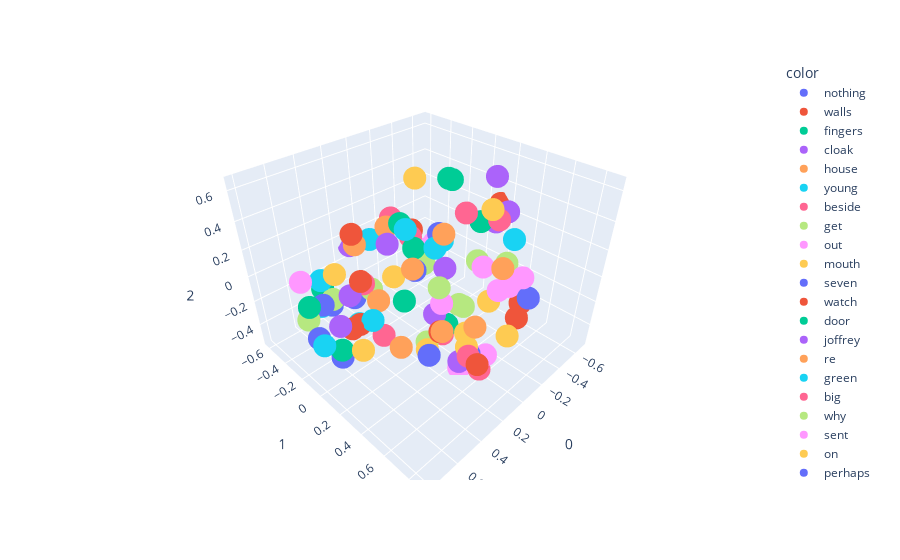

Notebook cell for this chart:
### Code cell
# Ploting 
# We will be using plotly.express library to plot the 3D scatter plot for 1st 100 words 

import plotly.express as px
fig = px.scatter_3d(X[200:300],x=0,y=1,z=2, color=y[200:300])
fig.show()

### Figure 1 — Plotly figure (JSON) as saved in the notebook; plotly's stock layout.template omitted (floating-point values rounded to 4 significant figures)
{"data": [{"hovertemplate": "color=nothing<br>0=%{x}<br>1=%{y}<br>2=%{z}<extra></extra>", "legendgroup": "nothing", "marker": {"color": "#636efa", "symbol": "circle"}, "mode": "markers", "name": "nothing", "scene": "scene", "showlegend": true, "type": "scatter3d", "x": [0.2508], "y": [-0.3887], "z": [-0.3499]}, {"hovertemplate": "color=walls<br>0=%{x}<br>1=%{y}<br>2=%{z}<extra></extra>", "legendgroup": "walls", "marker": {"color": "#EF553B", "symbol": "circle"}, "mode": "markers", "name": "walls", "scene": "scene", "showlegend": true, "type": "scatter3d", "x": [-0.4682], "y": [0.5003], "z": [-0.4349]}, {"hovertemplate": "color=fingers<br>0=%{x}<br>1=%{y}<br>2=%{z}<extra></extra>", "legendgroup": "fingers", "marker": {"color": "#00cc96", "symbol": "circle"}, "mode": "markers", "name": "fingers", "scene": "scene", "showlegend": true, "type": "scatter3d", "x": [-0.5856], "y": [-0.2462], "z": [0.33]}, {"hovertemplate": "color=cloak<br>0=%{x}<br>1=%{y}<br>2=%{z}<extra></extra>", "legendgroup": "cloak", "marker": {"color": "#ab63fa", "symbol": "circle"}, "mode": "markers", "name": "cloak", "scene": "scene", "showlegend": true, "type": "scatter3d", "x": [-0.5217], "y": [0.1911], "z": [0.5184]}, {"hovertemplate": "color=house<br>0=%{x}<br>1=%{y}<br>2=%{z}<extra></extra>", "legendgroup": "house", "marker": {"color": "#FFA15A", "symbol": "circle"}, "mode": "markers", "name": "house", "scene": "scene", "showlegend": true, "type": "scatter3d", "x": [0.1764], "y": [0.7846], "z": [0.4477]}, {"hovertemplate": "color=young<br>0=%{x}<br>1=%{y}<br>2=%{z}<extra></extra>", "legendgroup": "young", "marker": {"color": "#19d3f3", "symbol": "circle"}, "mode": "markers", "name": "young", "scene": "scene", "showlegend": true, "type": "scatter3d", "x": [0.3517], "y": [0.4875], "z": [0.5121]}, {"hovertemplate": "color=beside<br>0=%{x}<br>1=%{y}<br>2=%{z}<extra></extra>", "legendgroup": "beside", "marker": {"color": "#FF6692", "symbol": "circle"}, "mode": "markers", "name": "beside", "scene": "scene", "showlegend": true, "type": "scatter3d", "x": [-0.4091], "y": [0.3197], "z": [0.3003]}, {"hovertemplate": "color=get<br>0=%{x}<br>1=%{y}<br>2=%{z}<extra></extra>", "legendgroup": "get", "marker": {"color": "#B6E880", "symbol": "circle"}, "mode": "markers", "name": "get", "scene": "scene", "showlegend": true, "type": "scatter3d", "x": [0.1468], "y": [-0.3236], "z": [-0.2948]}, {"hovertemplate": "color=out<br>0=%{x}<br>1=%{y}<br>2=%{z}<extra></extra>", "legendgroup": "out", "marker": {"color": "#FF97FF", "symbol": "circle"}, "mode": "markers", "name": "out", "scene": "scene", "showlegend": true, "type": "scatter3d", "x": [-0.2642], "y": [-0.1954], "z": [-0.08651]}, {"hovertemplate": "color=mouth<br>0=%{x}<br>1=%{y}<br>2=%{z}<extra></extra>", "legendgroup": "mouth", "marker": {"color": "#FECB52", "symbol": "circle"}, "mode": "markers", "name": "mouth", "scene": "scene", "showlegend": true, "type": "scatter3d", "x": [-0.4151], "y": [-0.4548], "z": [0.3292]}, {"hovertemplate": "color=seven<br>0=%{x}<br>1=%{y}<br>2=%{z}<extra></extra>", "legendgroup": "seven", "marker": {"color": "#636efa", "symbol": "circle"}, "mode": "markers", "name": "seven", "scene": "scene", "showlegend": true, "type": "scatter3d", "x": [0.241], "y": [0.6623], "z": [-0.1789]}, {"hovertemplate": "color=watch<br>0=%{x}<br>1=%{y}<br>2=%{z}<extra></extra>", "legendgroup": "watch", "marker": {"color": "#EF553B", "symbol": "circle"}, "mode": "markers", "name": "watch", "scene": "scene", "showlegend": true, "type": "scatter3d", "x": [0.2739], "y": [0.4623], "z": [-0.1132]}, {"hovertemplate": "color=door<br>0=%{x}<br>1=%{y}<br>2=%{z}<extra></extra>", "legendgroup": "door", "marker": {"color": "#00cc96", "symbol": "circle"}, "mode": "markers", "name": "door", "scene": "scene", "showlegend": true, "type": "scatter3d", "x": [-0.5266], "y": [0.08292], "z": [0.1449]}, {"hovertemplate": "color=joffrey<br>0=%{x}<br>1=%{y}<br>2=%{z}<extra></extra>", "legendgroup": "joffrey", "marker": {"color": "#ab63fa", "symbol": "circle"}, "mode": "markers", "name": "joffrey", "scene": "scene", "showlegend": true, "type": "scatter3d", "x": [0.4149], "y": [0.1939], "z": [0.4321]}, {"hovertemplate": "color=re<br>0=%{x}<br>1=%{y}<br>2=%{z}<extra></extra>", "legendgroup": "re", "marker": {"color": "#FFA15A", "symbol": "circle"}, "mode": "markers", "name": "re", "scene": "scene", "showlegend": true, "type": "scatter3d", "x": [0.3003], "y": [-0.05752], "z": [-0.1619]}, {"hovertemplate": "color=green<br>0=%{x}<br>1=%{y}<br>2=%{z}<extra></extra>", "legendgroup": "green", "marker": {"color": "#19d3f3", "symbol": "circle"}, "mode": "markers", "name": "green", "scene": "scene", "showlegend": true, "type": "scatter3d", "x": [-0.4665], "y": [0.4091], "z": [0.1694]}, {"hovertemplate": "color=big<br>0=%{x}<br>1=%{y}<br>2=%{z}<extra></extra>", "legendgroup": "big", "marker": {"color": "#FF6692", "symbol": "circle"}, "mode": "markers", "name": "big", "scene": "scene", "showlegend": true, "type": "scatter3d", "x": [-0.3519], "y": [0.09394], "z": [0.2843]}, {"hovertemplate": "color=why<br>0=%{x}<br>1=%{y}<br>2=%{z}<extra></extra>", "legendgroup": "why", "marker": {"color": "#B6E880", "symbol": "circle"}, "mode": "markers", "name": "why", "scene": "scene", "showlegend": true, "type": "scatter3d", "x": [0.7576], "y": [-0.1584], "z": [-0.1079]}, {"hovertemplate": "color=sent<br>0=%{x}<br>1=%{y}<br>2=%{z}<extra></extra>", "legendgroup": "sent", "marker": {"color": "#FF97FF", "symbol": "circle"}, "mode": "markers", "name": "sent", "scene": "scene", "showlegend": true, "type": "scatter3d", "x": [0.1778], "y": [0.3814], "z": [-0.003387]}, {"hovertemplate": "color=on<br>0=%{x}<br>1=%{y}<br>2=%{z}<extra></extra>", "legendgroup": "on", "marker": {"color": "#FECB52", "symbol": "circle"}, "mode": "markers", "name": "on", "scene": "scene", "showlegend": true, "type": "scatter3d", "x": [-0.2276], "y": [0.4246], "z": [-0.1915]}, {"hovertemplate": "color=perhaps<br>0=%{x}<br>1=%{y}<br>2=%{z}<extra></extra>", "legendgroup": "perhaps", "marker": {"color": "#636efa", "symbol": "circle"}, "mode": "markers", "name": "perhaps", "scene": "scene", "showlegend": true, "type": "scatter3d", "x": [0.7819], "y": [-0.02569], "z": [-0.1538]}, {"hovertemplate": "color=almost<br>0=%{x}<br>1=%{y}<br>2=%{z}<extra></extra>", "legendgroup": "almost", "marker": {"color": "#EF553B", "symbol": "circle"}, "mode": "markers", "name": "almost", "scene": "scene", "showlegend": true, "type": "scatter3d", "x": [-0.2877], "y": [-0.3635], "z": [-0.008379]}, {"hovertemplate": "color=wanted<br>0=%{x}<br>1=%{y}<br>2=%{z}<extra></extra>", "legendgroup": "wanted", "marker": {"color": "#00cc96", "symbol": "circle"}, "mode": "markers", "name": "wanted", "scene": "scene", "showlegend": true, "type": "scatter3d", "x": [0.5039], "y": [-0.3771], "z": [-0.1281]}, {"hovertemplate": "color=true<br>0=%{x}<br>1=%{y}<br>2=%{z}<extra></extra>", "legendgroup": "true", "marker": {"color": "#ab63fa", "symbol": "circle"}, "mode": "markers", "name": "true", "scene": "scene", "showlegend": true, "type": "scatter3d", "x": [0.741], "y": [0.1519], "z": [0.0261]}, {"hovertemplate": "color=daughter<br>0=%{x}<br>1=%{y}<br>2=%{z}<extra></extra>", "legendgroup": "daughter", "marker": {"color": "#FFA15A", "symbol": "circle"}, "mode": "markers", "name": "daughter", "scene": "scene", "showlegend": true, "type": "scatter3d", "x": [0.3861], "y": [0.5771], "z": [0.6465]}, {"hovertemplate": "color=leave<br>0=%{x}<br>1=%{y}<br>2=%{z}<extra></extra>", "legendgroup": "leave", "marker": {"color": "#19d3f3", "symbol": "circle"}, "mode": "markers", "name": "leave", "scene": "scene", "showlegend": true, "type": "scatter3d", "x": [0.5503], "y": [0.0623], "z": [-0.128]}, {"hovertemplate": "color=city<br>0=%{x}<br>1=%{y}<br>2=%{z}<extra></extra>", "legendgroup": "city", "marker": {"color": "#FF6692", "symbol": "circle"}, "mode": "markers", "name": "city", "scene": "scene", "showlegend": true, "type": "scatter3d", "x": [0.1252], "y": [0.6552], "z": [-0.39]}, {"hovertemplate": "color=wind<br>0=%{x}<br>1=%{y}<br>2=%{z}<extra></extra>", "legendgroup": "wind", "marker": {"color": "#B6E880", "symbol": "circle"}, "mode": "markers", "name": "wind", "scene": "scene", "showlegend": true, "type": "scatter3d", "x": [-0.6287], "y": [-0.002861], "z": [-0.2706]}, {"hovertemplate": "color=light<br>0=%{x}<br>1=%{y}<br>2=%{z}<extra></extra>", "legendgroup": "light", "marker": {"color": "#FF97FF", "symbol": "circle"}, "mode": "markers", "name": "light", "scene": "scene", "showlegend": true, "type": "scatter3d", "x": [-0.4861], "y": [0.1622], "z": [-0.1769]}, {"hovertemplate": "color=arms<br>0=%{x}<br>1=%{y}<br>2=%{z}<extra></extra>", "legendgroup": "arms", "marker": {"color": "#FECB52", "symbol": "circle"}, "mode": "markers", "name": "arms", "scene": "scene", "showlegend": true, "type": "scatter3d", "x": [-0.3071], "y": [0.3369], "z": [0.4194]}, {"hovertemplate": "color=children<br>0=%{x}<br>1=%{y}<br>2=%{z}<extra></extra>", "legendgroup": "children", "marker": {"color": "#636efa", "symbol": "circle"}, "mode": "markers", "name": "children", "scene": "scene", "showlegend": true, "type": "scatter3d", "x": [0.3802], "y": [0.4795], "z": [-0.2172]}, {"hovertemplate": "color=sweet<br>0=%{x}<br>1=%{y}<br>2=%{z}<extra></extra>", "legendgroup": "sweet", "marker": {"color": "#EF553B", "symbol": "circle"}, "mode": "markers", "name": "sweet", "scene": "scene", "showlegend": true, "type": "scatter3d", "x": [0.3159], "y": [-0.2665], "z": [0.254]}, {"hovertemplate": "color=others<br>0=%{x}<br>1=%{y}<br>2=%{z}<extra></extra>", "legendgroup": "others", "marker": {"color": "#00cc96", "symbol": "circle"}, "mode": "markers", "name": "others", "scene": "scene", "showlegend": true, "type": "scatter3d", "x": [0.03634], "y": [0.302], "z": [-0.3042]}, {"hovertemplate": "color=lost<br>0=%{x}<br>1=%{y}<br>2=%{z}<extra></extra>", "legendgroup": "lost", "marker": {"color": "#ab63fa", "symbol": "circle"}, "mode": "markers", "name": "lost", "scene": "scene", "showlegend": true, "type": "scatter3d", "x": [0.2159], "y": [0.362], "z": [-0.07367]}, {"hovertemplate": "color=was<br>0=%{x}<br>1=%{y}<br>2=%{z}<extra></extra>", "legendgroup": "was", "marker": {"color": "#FFA15A", "symbol": "circle"}, "mode": "markers", "name": "was", "scene": "scene", "showlegend": true, "type": "scatter3d", "x": [0.3104], "y": [-0.25], "z": [0.1823]}, {"hovertemplate": "color=theon<br>0=%{x}<br>1=%{y}<br>2=%{z}<extra></extra>", "legendgroup": "theon", "marker": {"color": "#19d3f3", "symbol": "circle"}, "mode": "markers", "name": "theon", "scene": "scene", "showlegend": true, "type": "scatter3d", "x": [0.1274], "y": [0.02514], "z": [0.332]}, {"hovertemplate": "color=felt<br>0=%{x}<br>1=%{y}<br>2=%{z}<extra></extra>", "legendgroup": "felt", "marker": {"color": "#FF6692", "symbol": "circle"}, "mode": "markers", "name": "felt", "scene": "scene", "showlegend": true, "type": "scatter3d", "x": [-0.2357], "y": [-0.5308], "z": [0.04506]}, {"hovertemplate": "color=side<br>0=%{x}<br>1=%{y}<br>2=%{z}<extra></extra>", "legendgroup": "side", "marker": {"color": "#B6E880", "symbol": "circle"}, "mode": "markers", "name": "side", "scene": "scene", "showlegend": true, "type": "scatter3d", "x": [-0.4391], "y": [0.3898], "z": [-0.01049]}, {"hovertemplate": "color=yes<br>0=%{x}<br>1=%{y}<br>2=%{z}<extra></extra>", "legendgroup": "yes", "marker": {"color": "#FF97FF", "symbol": "circle"}, "mode": "markers", "name": "yes", "scene": "scene", "showlegend": true, "type": "scatter3d", "x": [0.7622], "y": [-0.1707], "z": [0.1692]}, {"hovertemplate": "color=brothers<br>0=%{x}<br>1=%{y}<br>2=%{z}<extra></extra>", "legendgroup": "brothers", "marker": {"color": "#FECB52", "symbol": "circle"}, "mode": "markers", "name": "brothers", "scene": "scene", "showlegend": true, "type": "scatter3d", "x": [0.2999], "y": [0.6744], "z": [0.03012]}, {"hovertemplate": "color=best<br>0=%{x}<br>1=%{y}<br>2=%{z}<extra></extra>", "legendgroup": "best", "marker": {"color": "#636efa", "symbol": "circle"}, "mode": "markers", "name": "best", "scene": "scene", "showlegend": true, "type": "scatter3d", "x": [0.6307], "y": [-0.03887], "z": [-0.4219]}, {"hovertemplate": "color=to<br>0=%{x}<br>1=%{y}<br>2=%{z}<extra></extra>", "legendgroup": "to", "marker": {"color": "#EF553B", "symbol": "circle"}, "mode": "markers", "name": "to", "scene": "scene", "showlegend": true, "type": "scatter3d", "x": [0.5693], "y": [0.09621], "z": [-0.1011]}, {"hovertemplate": "color=die<br>0=%{x}<br>1=%{y}<br>2=%{z}<extra></extra>", "legendgroup": "die", "marker": {"color": "#00cc96", "symbol": "circle"}, "mode": "markers", "name": "die", "scene": "scene", "showlegend": true, "type": "scatter3d", "x": [0.6407], "y": [-0.01855], "z": [-0.3399]}, {"hovertemplate": "color=brought<br>0=%{x}<br>1=%{y}<br>2=%{z}<extra></extra>", "legendgroup": "brought", "marker": {"color": "#ab63fa", "symbol": "circle"}, "mode": "markers", "name": "brought", "scene": "scene", "showlegend": true, "type": "scatter3d", "x": [0.06059], "y": [0.2931], "z": [0.1483]}, {"hovertemplate": "color=soon<br>0=%{x}<br>1=%{y}<br>2=%{z}<extra></extra>", "legendgroup": "soon", "marker": {"color": "#FFA15A", "symbol": "circle"}, "mode": "markers", "name": "soon", "scene": "scene", "showlegend": true, "type": "scatter3d", "x": [0.2952], "y": [0.1401], "z": [-0.4431]}, {"hovertemplate": "color=up<br>0=%{x}<br>1=%{y}<br>2=%{z}<extra></extra>", "legendgroup": "up", "marker": {"color": "#19d3f3", "symbol": "circle"}, "mode": "markers", "name": "up", "scene": "scene", "showlegend": true, "type": "scatter3d", "x": [-0.4507], "y": [-0.2055], "z": [-0.1033]}, {"hovertemplate": "color=far<br>0=%{x}<br>1=%{y}<br>2=%{z}<extra></extra>", "legendgroup": "far", "marker": {"color": "#FF6692", "symbol": "circle"}, "mode": "markers", "name": "far", "scene": "scene", "showlegend": true, "type": "scatter3d", "x": [-0.04835], "y": [0.1868], "z": [-0.517]}, {"hovertemplate": "color=died<br>0=%{x}<br>1=%{y}<br>2=%{z}<extra></extra>", "legendgroup": "died", "marker": {"color": "#B6E880", "symbol": "circle"}, "mode": "markers", "name": "died", "scene": "scene", "showlegend": true, "type": "scatter3d", "x": [0.3324], "y": [0.5039], "z": [0.2619]}, {"hovertemplate": "color=north<br>0=%{x}<br>1=%{y}<br>2=%{z}<extra></extra>", "legendgroup": "north", "marker": {"color": "#FF97FF", "symbol": "circle"}, "mode": "markers", "name": "north", "scene": "scene", "showlegend": true, "type": "scatter3d", "x": [0.09595], "y": [0.6717], "z": [-0.2782]}, {"hovertemplate": "color=child<br>0=%{x}<br>1=%{y}<br>2=%{z}<extra></extra>", "legendgroup": "child", "marker": {"color": "#FECB52", "symbol": "circle"}, "mode": "markers", "name": "child", "scene": "scene", "showlegend": true, "type": "scatter3d", "x": [0.6081], "y": [-0.05294], "z": [0.2048]}, {"hovertemplate": "color=fear<br>0=%{x}<br>1=%{y}<br>2=%{z}<extra></extra>", "legendgroup": "fear", "marker": {"color": "#636efa", "symbol": "circle"}, "mode": "markers", "name": "fear", "scene": "scene", "showlegend": true, "type": "scatter3d", "x": [0.4548], "y": [-0.3676], "z": [-0.2884]}, {"hovertemplate": "color=along<br>0=%{x}<br>1=%{y}<br>2=%{z}<extra></extra>", "legendgroup": "along", "marker": {"color": "#EF553B", "symbol": "circle"}, "mode": "markers", "name": "along", "scene": "scene", "showlegend": true, "type": "scatter3d", "x": [-0.5134], "y": [0.4852], "z": [-0.3361]}, {"hovertemplate": "color=brienne<br>0=%{x}<br>1=%{y}<br>2=%{z}<extra></extra>", "legendgroup": "brienne", "marker": {"color": "#00cc96", "symbol": "circle"}, "mode": "markers", "name": "brienne", "scene": "scene", "showlegend": true, "type": "scatter3d", "x": [-0.05242], "y": [-0.2255], "z": [0.1969]}, {"hovertemplate": "color=word<br>0=%{x}<br>1=%{y}<br>2=%{z}<extra></extra>", "legendgroup": "word", "marker": {"color": "#ab63fa", "symbol": "circle"}, "mode": "markers", "name": "word", "scene": "scene", "showlegend": true, "type": "scatter3d", "x": [0.5884], "y": [0.05024], "z": [0.09856]}, {"hovertemplate": "color=taken<br>0=%{x}<br>1=%{y}<br>2=%{z}<extra></extra>", "legendgroup": "taken", "marker": {"color": "#FFA15A", "symbol": "circle"}, "mode": "markers", "name": "taken", "scene": "scene", "showlegend": true, "type": "scatter3d", "x": [0.4016], "y": [0.5956], "z": [0.05533]}, {"hovertemplate": "color=will<br>0=%{x}<br>1=%{y}<br>2=%{z}<extra></extra>", "legendgroup": "will", "marker": {"color": "#19d3f3", "symbol": "circle"}, "mode": "markers", "name": "will", "scene": "scene", "showlegend": true, "type": "scatter3d", "x": [0.6232], "y": [-0.1856], "z": [0.1009]}, {"hovertemplate": "color=battle<br>0=%{x}<br>1=%{y}<br>2=%{z}<extra></extra>", "legendgroup": "battle", "marker": {"color": "#FF6692", "symbol": "circle"}, "mode": "markers", "name": "battle", "scene": "scene", "showlegend": true, "type": "scatter3d", "x": [0.3341], "y": [0.7299], "z": [-0.08093]}, {"hovertemplate": "color=help<br>0=%{x}<br>1=%{y}<br>2=%{z}<extra></extra>", "legendgroup": "help", "marker": {"color": "#B6E880", "symbol": "circle"}, "mode": "markers", "name": "help", "scene": "scene", "showlegend": true, "type": "scatter3d", "x": [0.547], "y": [-0.2001], "z": [-0.09225]}, {"hovertemplate": "color=at<br>0=%{x}<br>1=%{y}<br>2=%{z}<extra></extra>", "legendgroup": "at", "marker": {"color": "#FF97FF", "symbol": "circle"}, "mode": "markers", "name": "at", "scene": "scene", "showlegend": true, "type": "scatter3d", "x": [0.04065], "y": [0.6766], "z": [0.1787]}, {"hovertemplate": "color=new<br>0=%{x}<br>1=%{y}<br>2=%{z}<extra></extra>", "legendgroup": "new", "marker": {"color": "#FECB52", "symbol": "circle"}, "mode": "markers", "name": "new", "scene": "scene", "showlegend": true, "type": "scatter3d", "x": [0.2771], "y": [0.6686], "z": [-0.09351]}, {"hovertemplate": "color=tywin<br>0=%{x}<br>1=%{y}<br>2=%{z}<extra></extra>", "legendgroup": "tywin", "marker": {"color": "#636efa", "symbol": "circle"}, "mode": "markers", "name": "tywin", "scene": "scene", "showlegend": true, "type": "scatter3d", "x": [0.3795], "y": [0.37], "z": [0.3303]}, {"hovertemplate": "color=lords<br>0=%{x}<br>1=%{y}<br>2=%{z}<extra></extra>", "legendgroup": "lords", "marker": {"color": "#EF553B", "symbol": "circle"}, "mode": "markers", "name": "lords", "scene": "scene", "showlegend": true, "type": "scatter3d", "x": [0.4087], "y": [0.8503], "z": [-0.002945]}, {"hovertemplate": "color=davos<br>0=%{x}<br>1=%{y}<br>2=%{z}<extra></extra>", "legendgroup": "davos", "marker": {"color": "#00cc96", "symbol": "circle"}, "mode": "markers", "name": "davos", "scene": "scene", "showlegend": true, "type": "scatter3d", "x": [0.09869], "y": [0.06592], "z": [0.2037]}, {"hovertemplate": "color=something<br>0=%{x}<br>1=%{y}<br>2=%{z}<extra></extra>", "legendgroup": "something", "marker": {"color": "#ab63fa", "symbol": "circle"}, "mode": "markers", "name": "something", "scene": "scene", "showlegend": true, "type": "scatter3d", "x": [0.09441], "y": [-0.6139], "z": [-0.08498]}, {"hovertemplate": "color=wife<br>0=%{x}<br>1=%{y}<br>2=%{z}<extra></extra>", "legendgroup": "wife", "marker": {"color": "#FFA15A", "symbol": "circle"}, "mode": "markers", "name": "wife", "scene": "scene", "showlegend": true, "type": "scatter3d", "x": [0.511], "y": [0.4908], "z": [0.4651]}, {"hovertemplate": "color=mean<br>0=%{x}<br>1=%{y}<br>2=%{z}<extra></extra>", "legendgroup": "mean", "marker": {"color": "#19d3f3", "symbol": "circle"}, "mode": "markers", "name": "mean", "scene": "scene", "showlegend": true, "type": "scatter3d", "x": [0.7945], "y": [0.04352], "z": [-0.1564]}, {"hovertemplate": "color=more<br>0=%{x}<br>1=%{y}<br>2=%{z}<extra></extra>", "legendgroup": "more", "marker": {"color": "#FF6692", "symbol": "circle"}, "mode": "markers", "name": "more", "scene": "scene", "showlegend": true, "type": "scatter3d", "x": [0.3052], "y": [-0.01779], "z": [-0.4334]}, {"hovertemplate": "color=some<br>0=%{x}<br>1=%{y}<br>2=%{z}<extra></extra>", "legendgroup": "some", "marker": {"color": "#B6E880", "symbol": "circle"}, "mode": "markers", "name": "some", "scene": "scene", "showlegend": true, "type": "scatter3d", "x": [0.133], "y": [0.2176], "z": [-0.4508]}, {"hovertemplate": "color=hall<br>0=%{x}<br>1=%{y}<br>2=%{z}<extra></extra>", "legendgroup": "hall", "marker": {"color": "#FF97FF", "symbol": "circle"}, "mode": "markers", "name": "hall", "scene": "scene", "showlegend": true, "type": "scatter3d", "x": [-0.3882], "y": [0.5567], "z": [-0.01758]}, {"hovertemplate": "color=rest<br>0=%{x}<br>1=%{y}<br>2=%{z}<extra></extra>", "legendgroup": "rest", "marker": {"color": "#FECB52", "symbol": "circle"}, "mode": "markers", "name": "rest", "scene": "scene", "showlegend": true, "type": "scatter3d", "x": [0.1896], "y": [0.276], "z": [-0.4431]}, {"hovertemplate": "color=kill<br>0=%{x}<br>1=%{y}<br>2=%{z}<extra></extra>", "legendgroup": "kill", "marker": {"color": "#636efa", "symbol": "circle"}, "mode": "markers", "name": "kill", "scene": "scene", "showlegend": true, "type": "scatter3d", "x": [0.6289], "y": [-0.1889], "z": [-0.08571]}, {"hovertemplate": "color=who<br>0=%{x}<br>1=%{y}<br>2=%{z}<extra></extra>", "legendgroup": "who", "marker": {"color": "#EF553B", "symbol": "circle"}, "mode": "markers", "name": "who", "scene": "scene", "showlegend": true, "type": "scatter3d", "x": [0.6833], "y": [0.1804], "z": [-0.009786]}, {"hovertemplate": "color=strong<br>0=%{x}<br>1=%{y}<br>2=%{z}<extra></extra>", "legendgroup": "strong", "marker": {"color": "#00cc96", "symbol": "circle"}, "mode": "markers", "name": "strong", "scene": "scene", "showlegend": true, "type": "scatter3d", "x": [0.2179], "y": [0.09865], "z": [-0.123]}, {"hovertemplate": "color=steel<br>0=%{x}<br>1=%{y}<br>2=%{z}<extra></extra>", "legendgroup": "steel", "marker": {"color": "#ab63fa", "symbol": "circle"}, "mode": "markers", "name": "steel", "scene": "scene", "showlegend": true, "type": "scatter3d", "x": [-0.64], "y": [0.1275], "z": [0.114]}, {"hovertemplate": "color=began<br>0=%{x}<br>1=%{y}<br>2=%{z}<extra></extra>", "legendgroup": "began", "marker": {"color": "#FFA15A", "symbol": "circle"}, "mode": "markers", "name": "began", "scene": "scene", "showlegend": true, "type": "scatter3d", "x": [-0.4494], "y": [-0.2453], "z": [-0.1008]}, {"hovertemplate": "color=be<br>0=%{x}<br>1=%{y}<br>2=%{z}<extra></extra>", "legendgroup": "be", "marker": {"color": "#19d3f3", "symbol": "circle"}, "mode": "markers", "name": "be", "scene": "scene", "showlegend": true, "type": "scatter3d", "x": [0.6354], "y": [-0.1926], "z": [-0.09312]}, {"hovertemplate": "color=sound<br>0=%{x}<br>1=%{y}<br>2=%{z}<extra></extra>", "legendgroup": "sound", "marker": {"color": "#FF6692", "symbol": "circle"}, "mode": "markers", "name": "sound", "scene": "scene", "showlegend": true, "type": "scatter3d", "x": [-0.4571], "y": [-0.3095], "z": [-0.2143]}, {"hovertemplate": "color=dragon<br>0=%{x}<br>1=%{y}<br>2=%{z}<extra></extra>", "legendgroup": "dragon", "marker": {"color": "#B6E880", "symbol": "circle"}, "mode": "markers", "name": "dragon", "scene": "scene", "showlegend": true, "type": "scatter3d", "x": [-0.07776], "y": [0.2997], "z": [-0.2049]}, {"hovertemplate": "color=past<br>0=%{x}<br>1=%{y}<br>2=%{z}<extra></extra>", "legendgroup": "past", "marker": {"color": "#FF97FF", "symbol": "circle"}, "mode": "markers", "name": "past", "scene": "scene", "showlegend": true, "type": "scatter3d", "x": [-0.4497], "y": [0.4238], "z": [-0.1899]}, {"hovertemplate": "color=life<br>0=%{x}<br>1=%{y}<br>2=%{z}<extra></extra>", "legendgroup": "life", "marker": {"color": "#FECB52", "symbol": "circle"}, "mode": "markers", "name": "life", "scene": "scene", "showlegend": true, "type": "scatter3d", "x": [0.624], "y": [0.1786], "z": [-0.2171]}, {"hovertemplate": "color=tower<br>0=%{x}<br>1=%{y}<br>2=%{z}<extra></extra>", "legendgroup": "tower", "marker": {"color": "#636efa", "symbol": "circle"}, "mode": "markers", "name": "tower", "scene": "scene", "showlegend": true, "type": "scatter3d", "x": [-0.3932], "y": [0.6144], "z": [-0.1527]}, {"hovertemplate": "color=killed<br>0=%{x}<br>1=%{y}<br>2=%{z}<extra></extra>", "legendgroup": "killed", "marker": {"color": "#EF553B", "symbol": "circle"}, "mode": "markers", "name": "killed", "scene": "scene", "showlegend": true, "type": "scatter3d", "x": [0.5627], "y": [0.1273], "z": [0.2268]}, {"hovertemplate": "color=arm<br>0=%{x}<br>1=%{y}<br>2=%{z}<extra></extra>", "legendgroup": "arm", "marker": {"color": "#00cc96", "symbol": "circle"}, "mode": "markers", "name": "arm", "scene": "scene", "showlegend": true, "type": "scatter3d", "x": [-0.4395], "y": [-0.1489], "z": [0.4205]}, {"hovertemplate": "color=free<br>0=%{x}<br>1=%{y}<br>2=%{z}<extra></extra>", "legendgroup": "free", "marker": {"color": "#ab63fa", "symbol": "circle"}, "mode": "markers", "name": "free", "scene": "scene", "showlegend": true, "type": "scatter3d", "x": [0.1084], "y": [0.4797], "z": [-0.4628]}, {"hovertemplate": "color=sons<br>0=%{x}<br>1=%{y}<br>2=%{z}<extra></extra>", "legendgroup": "sons", "marker": {"color": "#FFA15A", "symbol": "circle"}, "mode": "markers", "name": "sons", "scene": "scene", "showlegend": true, "type": "scatter3d", "x": [0.4086], "y": [0.8183], "z": [0.2313]}, {"hovertemplate": "color=tried<br>0=%{x}<br>1=%{y}<br>2=%{z}<extra></extra>", "legendgroup": "tried", "marker": {"color": "#19d3f3", "symbol": "circle"}, "mode": "markers", "name": "tried", "scene": "scene", "showlegend": true, "type": "scatter3d", "x": [0.01839], "y": [-0.4712], "z": [-0.003441]}, {"hovertemplate": "color=thing<br>0=%{x}<br>1=%{y}<br>2=%{z}<extra></extra>", "legendgroup": "thing", "marker": {"color": "#FF6692", "symbol": "circle"}, "mode": "markers", "name": "thing", "scene": "scene", "showlegend": true, "type": "scatter3d", "x": [0.2479], "y": [-0.2754], "z": [-0.1687]}, {"hovertemplate": "color=bear<br>0=%{x}<br>1=%{y}<br>2=%{z}<extra></extra>", "legendgroup": "bear", "marker": {"color": "#B6E880", "symbol": "circle"}, "mode": "markers", "name": "bear", "scene": "scene", "showlegend": true, "type": "scatter3d", "x": [0.09247], "y": [0.1476], "z": [0.1266]}, {"hovertemplate": "color=days<br>0=%{x}<br>1=%{y}<br>2=%{z}<extra></extra>", "legendgroup": "days", "marker": {"color": "#FF97FF", "symbol": "circle"}, "mode": "markers", "name": "days", "scene": "scene", "showlegend": true, "type": "scatter3d", "x": [0.0903], "y": [0.4664], "z": [-0.5427]}, {"hovertemplate": "color=bloody<br>0=%{x}<br>1=%{y}<br>2=%{z}<extra></extra>", "legendgroup": "bloody", "marker": {"color": "#FECB52", "symbol": "circle"}, "mode": "markers", "name": "bloody", "scene": "scene", "showlegend": true, "type": "scatter3d", "x": [0.02833], "y": [-0.2163], "z": [-0.1929]}, {"hovertemplate": "color=heart<br>0=%{x}<br>1=%{y}<br>2=%{z}<extra></extra>", "legendgroup": "heart", "marker": {"color": "#636efa", "symbol": "circle"}, "mode": "markers", "name": "heart", "scene": "scene", "showlegend": true, "type": "scatter3d", "x": [-0.2698], "y": [-0.07376], "z": [0.09255]}, {"hovertemplate": "color=pale<br>0=%{x}<br>1=%{y}<br>2=%{z}<extra></extra>", "legendgroup": "pale", "marker": {"color": "#EF553B", "symbol": "circle"}, "mode": "markers", "name": "pale", "scene": "scene", "showlegend": true, "type": "scatter3d", "x": [-0.6826], "y": [0.122], "z": [0.2417]}, {"hovertemplate": "color=love<br>0=%{x}<br>1=%{y}<br>2=%{z}<extra></extra>", "legendgroup": "love", "marker": {"color": "#00cc96", "symbol": "circle"}, "mode": "markers", "name": "love", "scene": "scene", "showlegend": true, "type": "scatter3d", "x": [0.8035], "y": [-0.04154], "z": [0.08442]}, {"hovertemplate": "color=sat<br>0=%{x}<br>1=%{y}<br>2=%{z}<extra></extra>", "legendgroup": "sat", "marker": {"color": "#ab63fa", "symbol": "circle"}, "mode": "markers", "name": "sat", "scene": "scene", "showlegend": true, "type": "scatter3d", "x": [-0.5034], "y": [0.3158], "z": [0.3199]}, {"hovertemplate": "color=moment<br>0=%{x}<br>1=%{y}<br>2=%{z}<extra></extra>", "legendgroup": "moment", "marker": {"color": "#FFA15A", "symbol": "circle"}, "mode": "markers", "name": "moment", "scene": "scene", "showlegend": true, "type": "scatter3d", "x": [-0.01401], "y": [-0.3222], "z": [0.1467]}, {"hovertemplate": "color=bring<br>0=%{x}<br>1=%{y}<br>2=%{z}<extra></extra>", "legendgroup": "bring", "marker": {"color": "#19d3f3", "symbol": "circle"}, "mode": "markers", "name": "bring", "scene": "scene", "showlegend": true, "type": "scatter3d", "x": [0.5316], "y": [0.1712], "z": [-0.04756]}, {"hovertemplate": "color=bed<br>0=%{x}<br>1=%{y}<br>2=%{z}<extra></extra>", "legendgroup": "bed", "marker": {"color": "#FF6692", "symbol": "circle"}, "mode": "markers", "name": "bed", "scene": "scene", "showlegend": true, "type": "scatter3d", "x": [-0.1404], "y": [-0.2173], "z": [0.06004]}, {"hovertemplate": "color=by<br>0=%{x}<br>1=%{y}<br>2=%{z}<extra></extra>", "legendgroup": "by", "marker": {"color": "#B6E880", "symbol": "circle"}, "mode": "markers", "name": "by", "scene": "scene", "showlegend": true, "type": "scatter3d", "x": [-0.01608], "y": [0.3881], "z": [-0.1347]}, {"hovertemplate": "color=close<br>0=%{x}<br>1=%{y}<br>2=%{z}<extra></extra>", "legendgroup": "close", "marker": {"color": "#FF97FF", "symbol": "circle"}, "mode": "markers", "name": "close", "scene": "scene", "showlegend": true, "type": "scatter3d", "x": [-0.3331], "y": [-0.176], "z": [-0.05475]}, {"hovertemplate": "color=knights<br>0=%{x}<br>1=%{y}<br>2=%{z}<extra></extra>", "legendgroup": "knights", "marker": {"color": "#FECB52", "symbol": "circle"}, "mode": "markers", "name": "knights", "scene": "scene", "showlegend": true, "type": "scatter3d", "x": [0.1983], "y": [0.8716], "z": [0.0707]}], "layout": {"legend": {"title": {"text": "color"}, "tracegroupgap": 0}, "margin": {"t": 60}, "scene": {"domain": {"x": [0, 1], "y": [0, 1]}, "xaxis": {"title": {"text": "0"}}, "yaxis": {"title": {"text": "1"}}, "zaxis": {"title": {"text": "2"}}}}}
